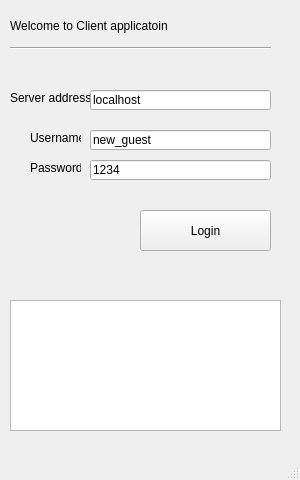
<?xml version="1.0" encoding="UTF-8"?>
<ui version="4.0">
 <class>MainWindow</class>
 <widget class="QMainWindow" name="MainWindow">
  <property name="geometry">
   <rect>
    <x>0</x>
    <y>0</y>
    <width>300</width>
    <height>480</height>
   </rect>
  </property>
  <property name="sizePolicy">
   <sizepolicy hsizetype="Fixed" vsizetype="Fixed">
    <horstretch>0</horstretch>
    <verstretch>0</verstretch>
   </sizepolicy>
  </property>
  <property name="minimumSize">
   <size>
    <width>300</width>
    <height>480</height>
   </size>
  </property>
  <property name="maximumSize">
   <size>
    <width>300</width>
    <height>480</height>
   </size>
  </property>
  <property name="windowTitle">
   <string>MainWindow</string>
  </property>
  <widget class="QWidget" name="centralwidget">
   <property name="sizePolicy">
    <sizepolicy hsizetype="Fixed" vsizetype="Preferred">
     <horstretch>0</horstretch>
     <verstretch>0</verstretch>
    </sizepolicy>
   </property>
   <widget class="QLabel" name="label">
    <property name="geometry">
     <rect>
      <x>10</x>
      <y>10</y>
      <width>211</width>
      <height>31</height>
     </rect>
    </property>
    <property name="text">
     <string>Welcome to Client applicatoin</string>
    </property>
   </widget>
   <widget class="Line" name="line">
    <property name="geometry">
     <rect>
      <x>10</x>
      <y>40</y>
      <width>261</width>
      <height>16</height>
     </rect>
    </property>
    <property name="orientation">
     <enum>Qt::Horizontal</enum>
    </property>
   </widget>
   <widget class="QLabel" name="label_3">
    <property name="geometry">
     <rect>
      <x>30</x>
      <y>130</y>
      <width>51</width>
      <height>16</height>
     </rect>
    </property>
    <property name="text">
     <string>Username</string>
    </property>
   </widget>
   <widget class="QLabel" name="label_4">
    <property name="geometry">
     <rect>
      <x>30</x>
      <y>160</y>
      <width>51</width>
      <height>16</height>
     </rect>
    </property>
    <property name="text">
     <string>Password</string>
    </property>
   </widget>
   <widget class="QTextBrowser" name="LogtextBrowser">
    <property name="geometry">
     <rect>
      <x>10</x>
      <y>300</y>
      <width>271</width>
      <height>131</height>
     </rect>
    </property>
   </widget>
   <widget class="QLineEdit" name="Server_User_lineEdit">
    <property name="geometry">
     <rect>
      <x>90</x>
      <y>130</y>
      <width>181</width>
      <height>20</height>
     </rect>
    </property>
    <property name="text">
     <string>new_guest</string>
    </property>
   </widget>
   <widget class="QLineEdit" name="Server_Pass_lineEdit">
    <property name="geometry">
     <rect>
      <x>90</x>
      <y>160</y>
      <width>181</width>
      <height>20</height>
     </rect>
    </property>
    <property name="text">
     <string>1234</string>
    </property>
   </widget>
   <widget class="QPushButton" name="login_Button">
    <property name="geometry">
     <rect>
      <x>140</x>
      <y>210</y>
      <width>131</width>
      <height>41</height>
     </rect>
    </property>
    <property name="text">
     <string>Login</string>
    </property>
   </widget>
   <widget class="QLabel" name="label_5">
    <property name="geometry">
     <rect>
      <x>10</x>
      <y>90</y>
      <width>81</width>
      <height>16</height>
     </rect>
    </property>
    <property name="text">
     <string>Server address</string>
    </property>
   </widget>
   <widget class="QLineEdit" name="Server_addr_lineEdit">
    <property name="geometry">
     <rect>
      <x>90</x>
      <y>90</y>
      <width>181</width>
      <height>20</height>
     </rect>
    </property>
    <property name="text">
     <string>localhost</string>
    </property>
   </widget>
  </widget>
  <widget class="QMenuBar" name="menubar">
   <property name="geometry">
    <rect>
     <x>0</x>
     <y>0</y>
     <width>300</width>
     <height>21</height>
    </rect>
   </property>
  </widget>
  <widget class="QStatusBar" name="statusbar"/>
 </widget>
 <resources/>
 <connections/>
</ui>
